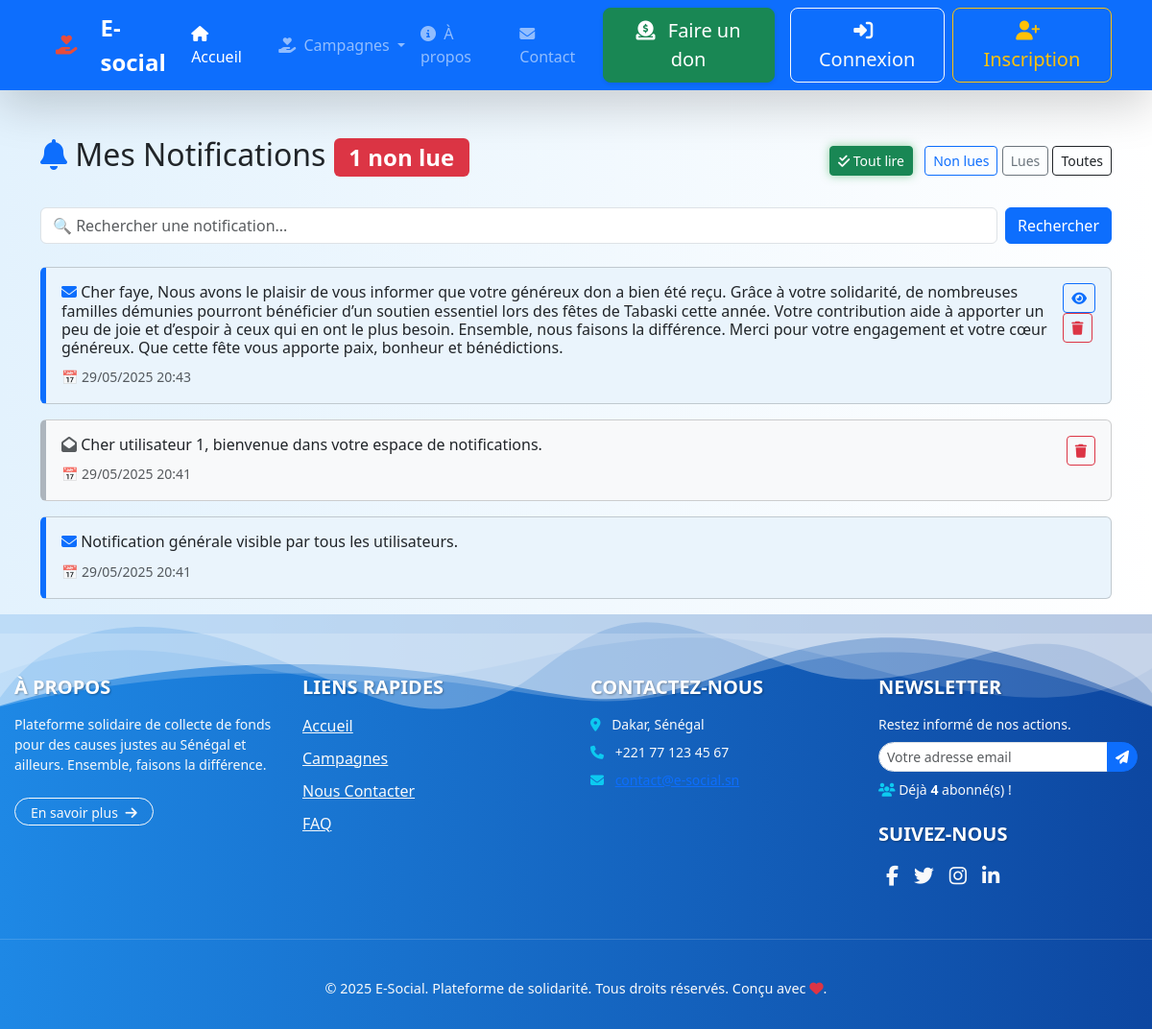
The app's page /utilisateur/notification.php with its own data.
### tables this page shows
CREATE TABLE IF NOT EXISTS `notifications` (
  `id` int NOT NULL AUTO_INCREMENT,
  `utilisateur_id` int DEFAULT NULL,
  `message` text,
  `lu` tinyint(1) DEFAULT '0',
  `date_notification` datetime DEFAULT CURRENT_TIMESTAMP,
  `date_creation` datetime DEFAULT CURRENT_TIMESTAMP,
  PRIMARY KEY (`id`),
  KEY `utilisateur_id` (`utilisateur_id`)
);

### utilisateur/notification.php (the view, shortened to what this page needs)
<?php
require_once '../includes/navbar.php';
$utilisateur_id = 1;
$pdo = getPDO();
$filtre = $_GET['filtre'] ?? 'toutes';
$mot_cle = $_GET['q'] ?? '';
$params = [':id' => $utilisateur_id];
if ($filtre === 'lues') {
    $conditions = "(utilisateur_id IS NULL OR (utilisateur_id = :id AND lu = 1))";
} elseif ($filtre === 'non_lues') {
    $conditions = "utilisateur_id = :id AND lu = 0";
} else {
    $conditions = "(utilisateur_id IS NULL OR utilisateur_id = :id)";
}
$sql = "SELECT id, utilisateur_id, message, lu, date_notification FROM notifications WHERE $conditions ORDER BY date_notification DESC";
$stmt = $pdo->prepare($sql);
$stmt->execute($params);
$notifications = $stmt->fetchAll(PDO::FETCH_ASSOC);
$stmt2 = $pdo->prepare("SELECT COUNT(*) FROM notifications WHERE utilisateur_id = :id AND lu = 0");
$stmt2->execute([':id' => $utilisateur_id]);
$non_lues_count = $stmt2->fetchColumn();
?>
<!DOCTYPE html>
<html lang="fr">
<head>
    <link href="https://cdn.jsdelivr.net/npm/bootstrap@5.3.0/dist/css/bootstrap.min.css" rel="stylesheet">
    <link href="https://cdnjs.cloudflare.com/ajax/libs/font-awesome/6.5.0/css/all.min.css" rel="stylesheet">
</head>
<body>
<div class="container mt-5">
    <div class="d-flex justify-content-between align-items-center mb-4">
        <h2>
            <i class="fas fa-bell text-primary"></i> Mes Notifications
            <?php if ($non_lues_count > 0): ?>
                <span class="badge bg-danger"><?= $non_lues_count ?> non lue<?= $non_lues_count > 1 ? 's' : '' ?></span>
            <?php endif; ?>
        </h2>
        <div>
            <a href="?action=tout_lu" class="btn btn-sm btn-success me-2">
                <i class="fas fa-check-double"></i> Tout lire
            </a>
            <a href="?filtre=non_lues" class="btn btn-outline-primary btn-sm">Non lues</a>
            <a href="?filtre=lues" class="btn btn-outline-secondary btn-sm">Lues</a>
            <a href="?" class="btn btn-outline-dark btn-sm">Toutes</a>
        </div>
    </div>
    <form method="GET" class="mb-4 d-flex">
        <input type="text" name="q" class="form-control me-2" placeholder="🔍 Rechercher une notification..." value="<?= htmlspecialchars($mot_cle) ?>">
        <button type="submit" class="btn btn-primary">Rechercher</button>
    </form>
    <?php if (count($notifications) === 0): ?>
        <div class="alert alert-warning"><i class="fas fa-info-circle"></i> Aucune notification trouvée.</div>
    <?php else: ?>
        <?php foreach ($notifications as $notif): ?>
            <div class="card mb-3 notification-card <?= $notif['lu'] ? 'lue' : 'non-lue' ?>">
                <div class="card-body d-flex justify-content-between align-items-start">
                    <div>
                        <h6 class="card-title text-dark">
                            <?= $notif['lu'] ? '<i class="fas fa-envelope-open text-muted"></i>' : '<i class="fas fa-envelope text-primary"></i>' ?>
                            <?= htmlspecialchars($notif['message']) ?>
                        </h6>
                        <small class="text-muted">📅 <?= date('d/m/Y H:i', strtotime($notif['date_notification'])) ?></small>
                    </div>
                    <div>
                        <?php if (!$notif['lu'] && $notif['utilisateur_id'] === $utilisateur_id): ?>
                            <a href="?action=lu&id=<?= $notif['id'] ?>" class="btn btn-outline-primary btn-sm btn-action" title="Marquer comme lu">
                                <i class="fas fa-eye"></i>
                            </a>
                        <?php endif; ?>
                        <?php if ($notif['utilisateur_id'] === $utilisateur_id): ?>
                            <a href="?action=supprimer&id=<?= $notif['id'] ?>" onclick="return confirm('Supprimer cette notification ?')" class="btn btn-outline-danger btn-sm btn-action" title="Supprimer">
                                <i class="fas fa-trash"></i>
                            </a>
                        <?php endif; ?>
                    </div>
                </div>
            </div>
        <?php endforeach; ?>
    <?php endif; ?>
</div>
<?php require_once '../includes/footer.php'; ?>
</body>
</html>

### includes/navbar.php (style rules this page uses)
.btn-success { box-shadow: 0 0 10px rgba(40, 167, 69, 0.5); }

### utilisateur/notification.php (style rules this page uses)
body { background: linear-gradient(to right, #e3f2fd, #ffffff); font-family: 'Segoe UI', sans-serif; }
.notification-card { border-left: 6px solid #0d6efd; animation: fadeIn 0.5s ease-in-out; }
.non-lue { background-color: #eaf4fc; }
.lue { background-color: #f8f9fa; border-left-color: #adb5bd; }
.btn-action { margin-left: 5px; }

### records on screen
notifications: lu 0 (drawn), message "Cher faye, Nous avons le plaisir de vous informer que votre généreux don a bien été reçu. Grâce à votre solidarité, de nombreuses familles démunies pourront bénéficier d’un soutien essentiel lors des fêtes de Tabaski cette année. Votre contribution aide à apporter un peu de joie et d’espoir à ceux qui en ont le plus besoin. Ensemble, nous faisons la différence. Merci pour votre engagement et votre cœur généreux. Que cette fête vous apporte paix, bonheur et bénédictions.", date_notification "29/05/2025 20:43"
notifications: lu 1 (drawn), message "Cher utilisateur 1, bienvenue dans votre espace de notifications.", date_notification "29/05/2025 20:41"
notifications: lu 0 (drawn), message "Notification générale visible par tous les utilisateurs.", date_notification "29/05/2025 20:41"

### other values on screen
$non_lues_count "1"
$newsletter_subscribers_count "4"
